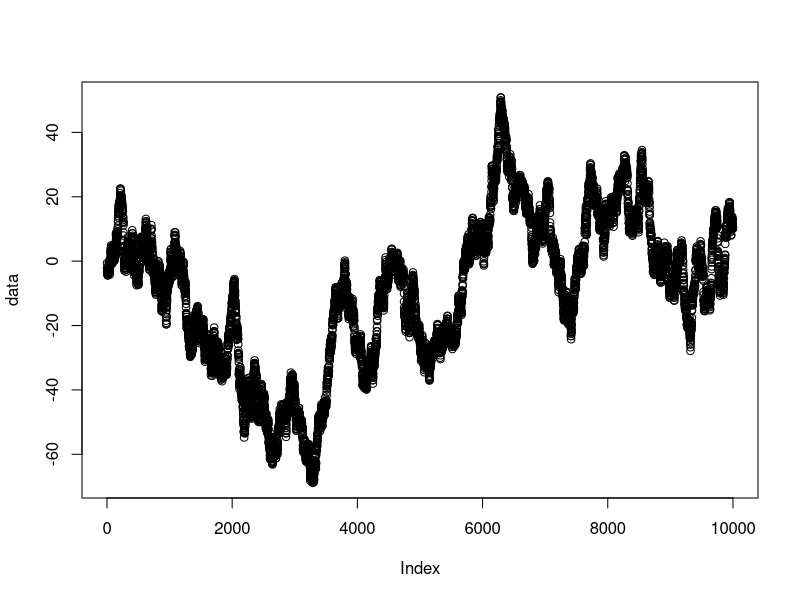

Recreate this plot in R.
library(tseries)

data <- cumsum(rnorm(10000)) # contains a unit root

plot(data)

# p-value = 0.4004 > 0.05 => data contains a unit root
adf.test(data, alternative = "stationary")

# p-value = 0.5984
adf.test(data, alternative = "explosive", k = 10)
